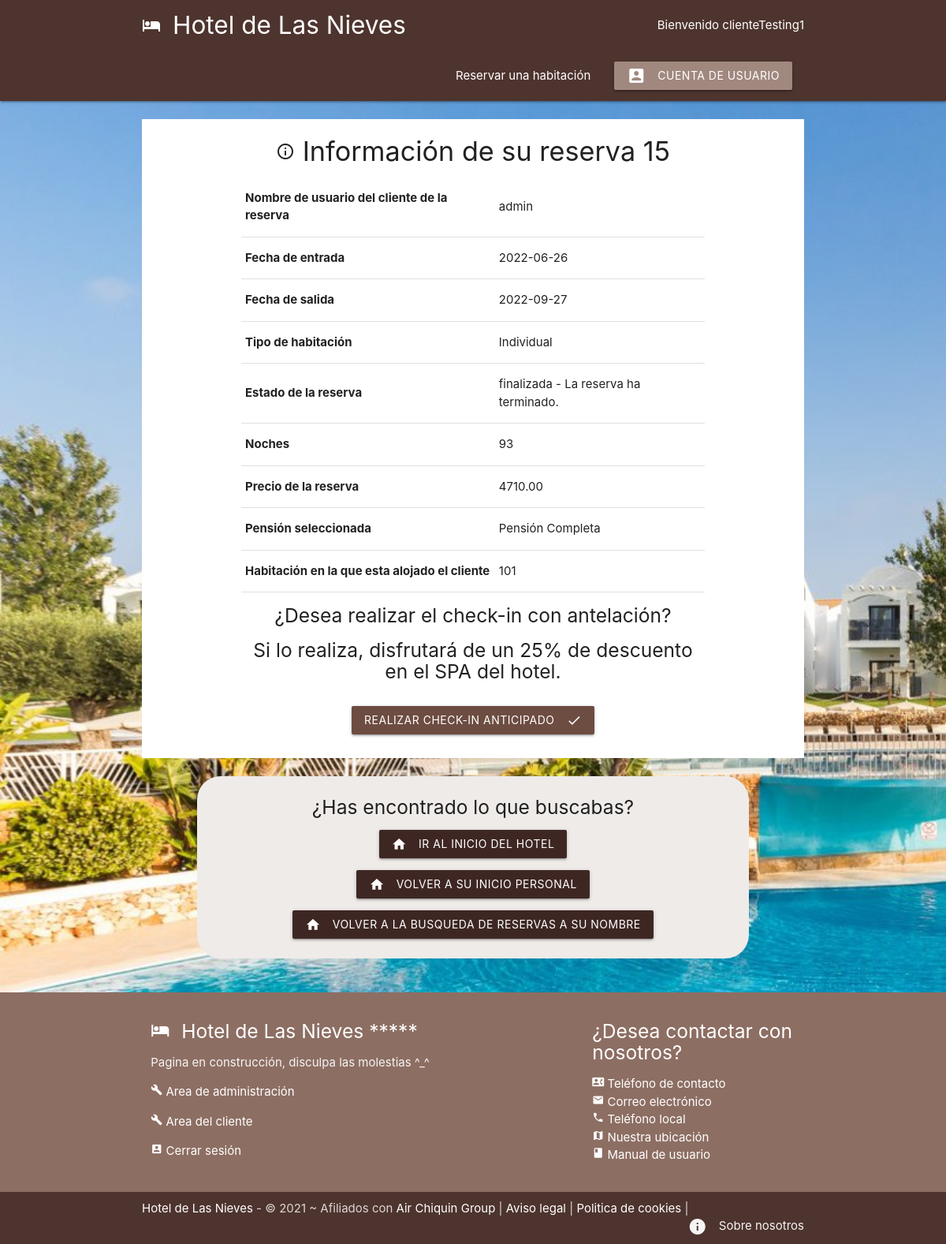
Page /reservas/check_in_reserva.php?id=15 (signed in) on the committed database.
### tables this page shows
CREATE TABLE `73_clientes` (
  `id` int(11) NOT NULL,
  `usuario` varchar(32) NOT NULL,
  `nombre` varchar(32) NOT NULL,
  `apellido_primero` varchar(32) NOT NULL,
  `apellido_segundo` varchar(32) NOT NULL,
  `tipo_id` int(11) NOT NULL,
  `dni` varchar(9) NOT NULL,
  `direccion` varchar(128) NOT NULL,
  `telefono` int(18) NOT NULL,
  `email` varchar(128) NOT NULL,
  `contrasena` varchar(64) NOT NULL,
  `fecha_nacimiento` date NOT NULL
);

CREATE TABLE `73_reservas` (
  `id` int(11) NOT NULL,
  `cliente_id` int(11) NOT NULL,
  `entrada` date NOT NULL,
  `salida` date NOT NULL,
  `tipoHabitacion_id` int(11) NOT NULL,
  `estado_id` int(11) NOT NULL,
  `noches` int(2) NOT NULL,
  `precio` double(7,2) NOT NULL,
  `pension_id` int(11) NOT NULL,
  `habitacion_id` int(11) NOT NULL
);

CREATE TABLE `73_tipushabitacio` (
  `id` int(11) NOT NULL,
  `nombre` varchar(64) NOT NULL,
  `precio` int(3) NOT NULL,
  `descripcion` varchar(512) NOT NULL,
  `capacidad` int(2) NOT NULL,
  `codigo` varchar(5) NOT NULL,
  `fotos` varchar(255) NOT NULL,
  `extras` varchar(255) NOT NULL
);

CREATE TABLE `73_estado_reserva` (
  `id` int(11) NOT NULL,
  `nombre` varchar(32) NOT NULL,
  `descripcion` varchar(255) NOT NULL
);

CREATE TABLE `73_pension` (
  `id` int(11) NOT NULL,
  `nombre_corto` varchar(2) NOT NULL,
  `nombre_largo` varchar(64) NOT NULL
);

CREATE TABLE `73_habitacio` (
  `id` int(11) NOT NULL,
  `tipo_habitacion` int(11) NOT NULL,
  `numero` int(4) NOT NULL,
  `nombre` varchar(64) NOT NULL,
  `cerrada` int(11) NOT NULL DEFAULT 0,
  `descripcion` varchar(512) NOT NULL,
  `observaciones` varchar(512) NOT NULL
);

### reservas/check_in_reserva.php (the view, shortened to what this page needs)
<?php
    include('./../config/config_bd.php');
    if(isset($_GET['id'])){
        $id = mysqli_real_escape_string($conn, $_GET['id']);
        $sqlCheckIn = "SELECT * FROM 73_reservas WHERE id = $id";
        $resultado = mysqli_query($conn, $sqlCheckIn);
        $reserva = mysqli_fetch_assoc($resultado);
    }
    $idCliente = $reserva['cliente_id'];
    $idTipoHabitacion = $reserva['tipoHabitacion_id'];
    $idEstadoReserva = $reserva['estado_id'];
    $idPension = $reserva['pension_id'];
    $idHabitacion = $reserva['habitacion_id'];
    $sqlSelectCliente = "SELECT * FROM 73_clientes WHERE id = $idCliente";
    $sqlSelectTipoHabitacion = "SELECT * FROM 73_tipusHabitacio WHERE id = $idTipoHabitacion";
    $sqlSelectEstado = "SELECT * FROM 73_estado_reserva WHERE id = $idEstadoReserva";
    $sqlSelectPension = "SELECT * FROM 73_pension WHERE id = $idPension";
    $sqlSelectHabitacion = "SELECT * FROM 73_habitacio WHERE id = $idHabitacion";
    $resultadoSelectCliente = mysqli_query($conn, $sqlSelectCliente);
    $resultadoSelectTipoHabitacion = mysqli_query($conn, $sqlSelectTipoHabitacion);
    $resultadoSelectEstado = mysqli_query($conn, $sqlSelectEstado);
    $resultadoSelectPension = mysqli_query($conn, $sqlSelectPension);
    $resultadoSelectHabitacion = mysqli_query($conn, $sqlSelectHabitacion);
    $nombreCliente = mysqli_fetch_assoc($resultadoSelectCliente);
    $tipoHabitacion = mysqli_fetch_assoc($resultadoSelectTipoHabitacion);
    $EstadoReserva = mysqli_fetch_assoc($resultadoSelectEstado);
    $Pension = mysqli_fetch_assoc($resultadoSelectPension);
    $Habitacion = mysqli_fetch_assoc($resultadoSelectHabitacion);
?>
<!DOCTYPE html>
<html lang="es">
<?php include('./../templates/header.php'); ?>
<br>
<div class="container center white">
    <h4> <i class="material-icons">info_outline</i> Información de su reserva <?php echo htmlspecialchars($reserva['id']) ?> </h4>
    <div class="container white center">
        <?php if($reserva):?>
            <table>
                <tr>
                    <td> <b>Nombre de usuario del cliente de la reserva</b> </td>
                    <td> <?php echo htmlspecialchars($nombreCliente['usuario']) ?> </td>
                </tr>
                <tr>
                    <td> <b>Fecha de entrada</b> </td>
                    <td> <?php echo htmlspecialchars($reserva['entrada']) ?> </td>
                </tr>
                <tr>
                    <td> <b>Fecha de salida</b> </td>
                    <td> <?php echo htmlspecialchars($reserva['salida']) ?> </td>
                </tr>
                <tr>
                    <td> <b>Tipo de habitación</b> </td>
                    <td> <?php echo htmlspecialchars($tipoHabitacion['nombre']) ?> </td>
                </tr>
                <tr>
                    <td> <b>Estado de la reserva</b> </td>
                    <td> <?php echo htmlspecialchars($EstadoReserva['nombre'])?> - <?php echo htmlspecialchars($EstadoReserva['descripcion'])?></td>
                </tr>
                <tr>
                    <td> <b>Noches</b> </td>
                    <td> <?php echo htmlspecialchars($reserva['noches']) ?> </td>
                </tr>
                <tr>
                    <td> <b>Precio de la reserva</b> </td>
                    <td> <?php echo htmlspecialchars($reserva['precio']) ?> </td>
                </tr>
                <tr>
                    <td> <b>Pensión seleccionada</b> </td>
                    <td> <?php echo htmlspecialchars($Pension['nombre_largo']) ?> </td>
                </tr>
                <tr>
                    <td> <b>Habitación en la que esta alojado el cliente</b> </td>
                    <td> <?php echo htmlspecialchars($Habitacion['numero']) ?> </td>
                </tr>
            </table>
            <?php endif; ?>
            <h5>¿Desea realizar el check-in con antelación?</h5>
            <h5>Si lo realiza, disfrutará de un 25% de descuento en el SPA del hotel.</h5>
            <form action="check_in_reserva.php" method="POST">
                <button class="btn waves-effect waves-light brown darken-1" type="submit" name="checkin">Realizar Check-In anticipado
                    <i class="material-icons right">check</i>
                </button>
            </form>
        </div>
    </div>
    <br>
        <div class="fondoAcerca">
            <p class="center"> <h5 class="center">¿Has encontrado lo que buscabas?</h5> </p>
            <section>
                <p class="center"> <a href="./../index.php" class="waves-effect waves-light brown darken-4 btn"><i class="material-icons left">home</i> Ir al inicio del hotel </a> </p>
                <p class="center"> <a href="./../clientes/index_cliente.php" class="waves-effect waves-light brown darken-4 btn"><i class="material-icons left">home</i> Volver a su inicio personal </a> </p>
                <p class="center"> <a href="./../clientes/select_reserva_cliente.php" class="waves-effect waves-light brown darken-4 btn"><i class="material-icons left">home</i> Volver a la busqueda de reservas a su nombre </a> </p>
            </section>
        </div>
    <?php include('./../templates/footer.php'); ?>
</html>

### templates/header.php (shortened to what this page needs)
<head>
    <link rel="stylesheet" href="https://cdnjs.cloudflare.com/ajax/libs/materialize/1.0.0/css/materialize.min.css">
</head>
<body class = "fondo">
    <nav class="nav-extended brown darken-3 z-deph-0">
        <div class="nav-wrapper container">
        <a href = "/student73/dwes/index.php" class="brand-logo brand-text"> <i class="material-icons left">hotel</i> Hotel de Las Nieves </a>
        <ul id="nav-mobile" class="right">
            <li class="right"> Bienvenido <?php
            if(empty($_SESSION["id"])) {
                echo "anonimo...";
            } else {
                $conn = mysqli_connect('localhost', 'david', '1234', 'hotel');
                $sql = "SELECT * FROM 73_clientes WHERE id = '".$_SESSION["id"]."'";
                $resultados = mysqli_query($conn, $sql);
                $usuario = mysqli_fetch_all($resultados, MYSQLI_ASSOC);
                foreach ($usuario as $user){
                   echo $user["usuario"];
                }
            }
            ?></li>
            <br>
            <li><a href="/student73/dwes/reservas/info_reservas.php">Reservar una habitación</a></li>
            <li><a href="
            <?php
                if(empty($_SESSION["id"])){
                    echo "/student73/dwes/clientes/login_cliente.php";
                } else {
                    echo "/student73/dwes/clientes/index_cliente.php";
                }
            ?>
            " class="brown lighten-2 btn"><i class="material-icons left">account_box</i>Cuenta de usuario</a></li>
        </ul>
        </div>
    </nav>

### templates/header.php (style rules this page uses)
.brand-text { color: #FFFFFF !important; }
.fondo { background-image: url("/student73/dwes/img/fondos/imagen_principal.jpeg"); background-repeat: no-repeat; background-size: cover; }
.fondoAcerca { background-color: #efebe9; background-repeat: no-repeat; background-position: center; width: 700px; margin: auto; border-radius: 30px; padding: 10px; margin-bottom: 20px; }
form { max-width: 560px; margin: 20px auto; padding: 10px; background-color: #FFFFFF; }
body { display: flex; min-height: 100vh; flex-direction: column; }

### rows in the picture
73_clientes: usuario "clienteTesting1"
73_reservas: id "15", entrada "2022-06-26", salida "2022-09-27", noches "93", precio "4710.00"
73_clientes: usuario "admin"
73_tipushabitacio: nombre "Individual"
73_estado_reserva: nombre "finalizada", descripcion "La reserva ha terminado."
73_pension: nombre_largo "Pensión Completa"
73_habitacio: numero "101"
